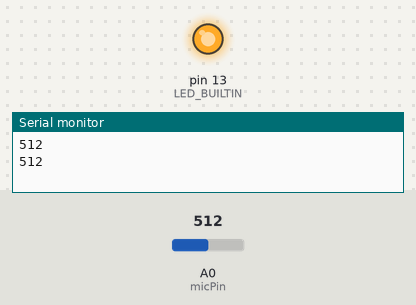
The sketch below on a simulated Arduino Uno, built with avr-gcc and run on an emulated ATmega328P. On the bench: output pins drawn as LEDs (lit = HIGH), the last lines printed to the serial monitor. The inputs (shaded band) are chosen by the test bench; at power-on: A0 (micPin) = 512.

Above: at 3.8 s.
3.9 s: A0 (micPin) set to 261
7.8 s: A0 (micPin) set to 235
At 9.6 s:
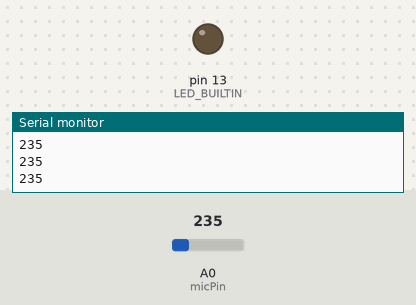
11.7 s: A0 (micPin) set to 260
At 13.0 s:
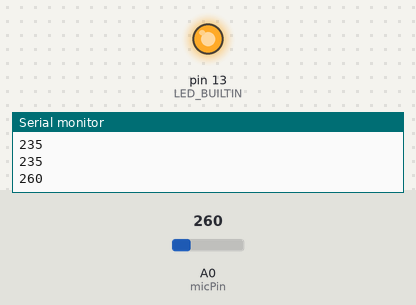
15.6 s: A0 (micPin) set to 240
At 18.8 s:
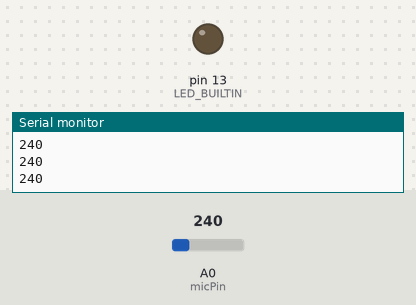
Timing chart, 0 to 20.3 s (numbered marks = the images above; inputs shaded):
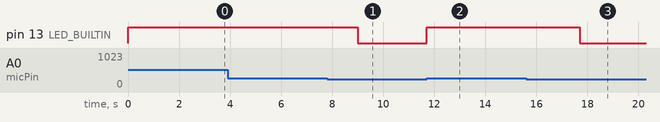

Measured:
- the behaviour switches between 250 and 249 on A0 (micPin) (found by bisection; images 0 and 1)
- after the input at 7.8 s, pin 13 (LED_BUILTIN): HIGH → LOW after 1.2 s
- after the input at 11.7 s, pin 13 (LED_BUILTIN): LOW → HIGH at once
- after the input at 15.6 s, pin 13 (LED_BUILTIN): HIGH → LOW after 2.1 s

The sketch:

Sound_sensing_using_Arduino.ino
```cpp
int micPin = A0;
//int digitalPin = 52;
int sensorValue = 0;
int DigitalState = 0;

void setup() {
  // put your setup code here, to run once:
  pinMode(LED_BUILTIN, OUTPUT);
  //pinMode(digitalPin, INPUT);
  Serial.begin(9600);
}

void loop() {
  // put your main code here, to run repeatedly:
  sensorValue = analogRead(micPin);
  //DigitalState = digitalRead(digitalPin);
  Serial.println(sensorValue, DEC);
  //Serial.println(DigitalState);

  if (sensorValue >= 250) {
    digitalWrite(LED_BUILTIN, HIGH);
    delay(3000);
    // digitalWrite(LED_BUILTIN, HIGH);
    // delay(1000);
    // digitalWrite(LED_BUILTIN, LOW);
    // delay(50);
    // digitalWrite(LED_BUILTIN, HIGH);
    // delay(50);
    // digitalWrite(LED_BUILTIN, LOW);
    // delay(50);
    // digitalWrite(LED_BUILTIN, HIGH);
    // delay(50);
    // digitalWrite(LED_BUILTIN, LOW);
    // delay(50);
    // digitalWrite(LED_BUILTIN, HIGH);
    // delay(50);
    // digitalWrite(LED_BUILTIN, LOW);
    // delay(50);
    // digitalWrite(LED_BUILTIN, HIGH);
    // delay(50);
    // digitalWrite(LED_BUILTIN, LOW);
    // delay(50);
    // digitalWrite(LED_BUILTIN, HIGH);
    // delay(50);
    // digitalWrite(LED_BUILTIN, LOW);
    // delay(50);
    // digitalWrite(LED_BUILTIN, HIGH);
    // delay(50);
    // digitalWrite(LED_BUILTIN, LOW);
    // delay(50);
    // digitalWrite(LED_BUILTIN, HIGH);
    // delay(50);
    // digitalWrite(LED_BUILTIN, LOW);
    // delay(50);
    // digitalWrite(LED_BUILTIN, HIGH);
    // delay(50);
    // digitalWrite(LED_BUILTIN, LOW);
    // delay(50);
    // digitalWrite(LED_BUILTIN, HIGH);
    // delay(50);
    // digitalWrite(LED_BUILTIN, LOW);
    // delay(50);
    // digitalWrite(LED_BUILTIN, HIGH);
    // delay(50);
    // digitalWrite(LED_BUILTIN, LOW);
    // delay(50);
    // digitalWrite(LED_BUILTIN, HIGH);
    // delay(50);
    // digitalWrite(LED_BUILTIN, LOW);
    // delay(50);
    // digitalWrite(LED_BUILTIN, HIGH);
    // delay(50);
    // digitalWrite(LED_BUILTIN, LOW);
    // delay(50);
    // digitalWrite(LED_BUILTIN, HIGH);
    // delay(50);
    // digitalWrite(LED_BUILTIN, LOW);
    // delay(50);
    // digitalWrite(LED_BUILTIN, HIGH);
    // delay(50);
    // digitalWrite(LED_BUILTIN, LOW);
    // delay(50);
    // digitalWrite(LED_BUILTIN, HIGH);
    // delay(50);
    // digitalWrite(LED_BUILTIN, LOW);
    // delay(50);
    // digitalWrite(LED_BUILTIN, HIGH);
    // delay(1500);

  } else {
    digitalWrite(LED_BUILTIN, LOW);
  }
}
```
